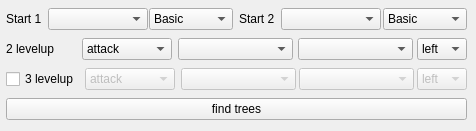
      <widget class="QWidget" name="tab">
       <attribute name="title">
        <string>Get tree number</string>
       </attribute>
       <widget class="QWidget" name="layoutWidget">
        <property name="geometry">
         <rect>
          <x>6</x>
          <y>6</y>
          <width>461</width>
          <height>116</height>
         </rect>
        </property>
        <layout class="QVBoxLayout" name="verticalLayout_2">
         <item>
          <layout class="QHBoxLayout" name="horizontalLayout_3">
           <item>
            <widget class="QLabel" name="label_2">
             <property name="text">
              <string>Start 1</string>
             </property>
            </widget>
           </item>
           <item>
            <widget class="QComboBox" name="cmb_start_1">
             <property name="minimumSize">
              <size>
               <width>100</width>
               <height>0</height>
              </size>
             </property>
            </widget>
           </item>
           <item>
            <widget class="QComboBox" name="cmb_start1_level">
             <property name="currentIndex">
              <number>1</number>
             </property>
             <item>
              <property name="text">
               <string>None</string>
              </property>
             </item>
             <item>
              <property name="text">
               <string>Basic</string>
              </property>
             </item>
             <item>
              <property name="text">
               <string>Advanced</string>
              </property>
             </item>
             <item>
              <property name="text">
               <string>Expert</string>
              </property>
             </item>
            </widget>
           </item>
           <item>
            <widget class="QLabel" name="label_5">
             <property name="text">
              <string>Start 2</string>
             </property>
            </widget>
           </item>
           <item>
            <widget class="QComboBox" name="cmb_start_2">
             <property name="minimumSize">
              <size>
               <width>100</width>
               <height>0</height>
              </size>
             </property>
            </widget>
           </item>
           <item>
            <widget class="QComboBox" name="cmb_start2_level">
             <property name="currentIndex">
              <number>1</number>
             </property>
             <item>
              <property name="text">
               <string>None</string>
              </property>
             </item>
             <item>
              <property name="text">
               <string>Basic</string>
              </property>
             </item>
             <item>
              <property name="text">
               <string>Advanced</string>
              </property>
             </item>
             <item>
              <property name="text">
               <string>Expert</string>
              </property>
             </item>
            </widget>
           </item>
          </layout>
         </item>
         <item>
          <layout class="QHBoxLayout" name="horizontalLayout_4">
           <item>
            <widget class="QLabel" name="label_3">
             <property name="minimumSize">
              <size>
               <width>70</width>
               <height>0</height>
              </size>
             </property>
             <property name="text">
              <string>2 levelup</string>
             </property>
            </widget>
           </item>
           <item>
            <widget class="QComboBox" name="cmb_pri_2">
             <item>
              <property name="text">
               <string>attack</string>
              </property>
             </item>
             <item>
              <property name="text">
               <string>defence</string>
              </property>
             </item>
             <item>
              <property name="text">
               <string>sp</string>
              </property>
             </item>
             <item>
              <property name="text">
               <string>knowledge</string>
              </property>
             </item>
            </widget>
           </item>
           <item>
            <widget class="QComboBox" name="cmb_left2">
             <property name="minimumSize">
              <size>
               <width>115</width>
               <height>0</height>
              </size>
             </property>
             <property name="maximumSize">
              <size>
               <width>50</width>
               <height>16777215</height>
              </size>
             </property>
            </widget>
           </item>
           <item>
            <widget class="QComboBox" name="cmb_right2">
             <property name="minimumSize">
              <size>
               <width>115</width>
               <height>0</height>
              </size>
             </property>
            </widget>
           </item>
           <item>
            <widget class="QComboBox" name="cmb_choice2">
             <property name="minimumSize">
              <size>
               <width>50</width>
               <height>0</height>
              </size>
             </property>
             <property name="maximumSize">
              <size>
               <width>50</width>
               <height>16777215</height>
              </size>
             </property>
             <item>
              <property name="text">
               <string>left</string>
              </property>
             </item>
             <item>
              <property name="text">
               <string>right</string>
              </property>
             </item>
            </widget>
           </item>
          </layout>
         </item>
         <item>
          <layout class="QHBoxLayout" name="horizontalLayout_5">
           <item>
            <widget class="QCheckBox" name="cb_levelup3">
             <property name="text">
              <string>3 levelup</string>
             </property>
             <property name="checked">
              <bool>false</bool>
             </property>
            </widget>
           </item>
           <item>
            <widget class="QComboBox" name="cmb_pri_3">
             <property name="enabled">
              <bool>false</bool>
             </property>
             <item>
              <property name="text">
               <string>attack</string>
              </property>
             </item>
             <item>
              <property name="text">
               <string>defence</string>
              </property>
             </item>
             <item>
              <property name="text">
               <string>sp</string>
              </property>
             </item>
             <item>
              <property name="text">
               <string>knowledge</string>
              </property>
             </item>
            </widget>
           </item>
           <item>
            <widget class="QComboBox" name="cmb_left3">
             <property name="enabled">
              <bool>false</bool>
             </property>
             <property name="minimumSize">
              <size>
               <width>115</width>
               <height>0</height>
              </size>
             </property>
            </widget>
           </item>
           <item>
            <widget class="QComboBox" name="cmb_right3">
             <property name="enabled">
              <bool>false</bool>
             </property>
             <property name="minimumSize">
              <size>
               <width>115</width>
               <height>0</height>
              </size>
             </property>
            </widget>
           </item>
           <item>
            <widget class="QComboBox" name="cmb_choice3">
             <property name="enabled">
              <bool>false</bool>
             </property>
             <property name="maximumSize">
              <size>
               <width>50</width>
               <height>16777215</height>
              </size>
             </property>
             <item>
              <property name="text">
               <string>left</string>
              </property>
             </item>
             <item>
              <property name="text">
               <string>right</string>
              </property>
             </item>
            </widget>
           </item>
          </layout>
         </item>
         <item>
          <widget class="QPushButton" name="btn_get_trees">
           <property name="text">
            <string>find trees</string>
           </property>
          </widget>
         </item>
        </layout>
       </widget>
      </widget>
